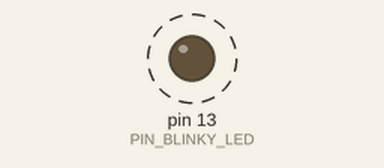
This sketch was run on a simulated Arduino Uno, built with avr-gcc and run on an emulated ATmega328P. Shown: output pins drawn as LEDs (lit = HIGH). Dashed ring = blinking. The local clock reads 2024-03-15 10:24:30 at power-on unless the sketch sets it; what the sketch prints to the serial monitor is not drawn.

Above: at 0.5 s.
Timing chart, 0 to 3.0 s (numbered marks = the images above):
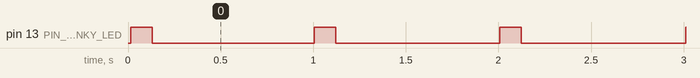

The sketch:

02_rtc.ino
```cpp
#include <LedControl.h>
#include <Wire.h>
#include <RtcDS1307.h>
#include <Servo.h>
#include <EEPROM.h>

// example RTC code modified from :
// https://github.com/Makuna/Rtc/blob/master/examples/DS1307_Simple/DS1307_Simple.ino

// Pin 13 has an LED connected on most Arduino boards, including this clock
#define PIN_BLINKY_LED    13

// System constants
#define LOOP_PERIOD       10
#define COLON_BLINK_TIME (100 / LOOP_PERIOD)

// RTC setup.  We use a DS1307+ RTC
RtcDS1307<TwoWire> Rtc(Wire);

// Maps the day IDs 0-6 to human readable day strings starting with Sunday == 0.
const char *DayOfWeekString(int DoW) {
  switch (DoW) {
  case 0:
    return "Sun";
  case 1:
    return "Mon";
  case 2:
    return "Tue";
  case 3:
    return "Wed";
  case 4:
    return "Thu";
  case 5:
    return "Fri";
  case 6:
    return "Sat";
  default:
    return "---";
  }
}


// Formats and prints the given time to the UART.
void PrintTime(const RtcDateTime *time) {
  uint8_t hour = time->Hour();
  // handle 12-hour time silliness
  boolean pm = false;
  if (hour == 0) {
    hour = 12;
  } else if (hour > 12) {
    hour -= 12;
    pm = true;
  }
  uint8_t minute = time->Minute();
  uint8_t second = time->Second();

  // format a descriptive time/date output with DOW and 12-hour format
  Serial.print(DayOfWeekString(time->DayOfWeek()));
  Serial.print(" ");
  Serial.print(time->Year(), DEC);
  Serial.print("-");
  Serial.print(time->Month(), DEC);
  Serial.print("-");
  Serial.print(time->Day(), DEC);
  Serial.print(" ");
  Serial.print(hour, DEC);
  Serial.print(":");
  if (minute < 10) {
    Serial.print("0");
  }
  Serial.print(minute, DEC);
  Serial.print(":");
  if (second < 10) {
    Serial.print("0");
  }
  Serial.print(second, DEC);
  if (pm) {
    Serial.print(" pm");
  } else {
    Serial.print(" am");
  }
  Serial.println("");
}


// The Arduino setup routine runs once when you press reset:
void setup() {
  // initialize the digital pin as an output.
  pinMode(PIN_BLINKY_LED, OUTPUT);

  // setup setial port
  Serial.begin(115200);

  // Start the I2C interface
  Wire.begin();
  Rtc.Begin();

  // Setup and check the time on the RTC clock
  RtcDateTime time_compiled = RtcDateTime(__DATE__, __TIME__);
  if (!Rtc.IsDateTimeValid()) {
    if (Rtc.LastError() != 0) {
      // we have a communications error
      // see https://www.arduino.cc/en/Reference/WireEndTransmission for
      // what the number means
      Serial.print("RTC communications error = ");
      Serial.println(Rtc.LastError());
    } else {
      // Common Causes:
      //    1) first time you ran and the device wasn't running yet
      //    2) the battery on the device is low or even missing

      Serial.println("RTC lost confidence in the DateTime!");
      // following line sets the RTC to the date & time this sketch was compiled
      // it will also reset the valid flag internally unless the Rtc device is
      // having an issue

      Rtc.SetDateTime(time_compiled);
    }
  }

  if (!Rtc.GetIsRunning()) {
    Serial.println("RTC was not actively running, starting now");
    Rtc.SetIsRunning(true);
  }

  Serial.print("Compile time=");
  Serial.print(uint32_t(time_compiled), DEC);
  Serial.print(" :");
  PrintTime(&time_compiled);

  RtcDateTime time_now = Rtc.GetDateTime();
  Serial.print("    RTC time=");
  Serial.print(uint32_t(time_now), DEC);
  Serial.print(" :");
  PrintTime(&time_now);

  // figure out if we should keep the RTC time or take the compiled time
  if (uint32_t(time_now) < uint32_t(time_compiled)) {
    Serial.println("RTC is older than compile time!  (Updating DateTime)");
    Rtc.SetDateTime(time_compiled);
  } else if (uint32_t(time_now) > uint32_t(time_compiled)) {
    Serial.println("RTC is newer than compile time. (this is expected)");
  } else if (uint32_t(time_now) == uint32_t(time_compiled)) {
    Serial.println(
        "RTC is the same as compile time! (not expected but all is fine)");
  }
  // uncomment this line to force the RTC to take the compiled time
  //Rtc.SetDateTime(time_compiled);

  // disable the square wave output
  Rtc.SetSquareWavePin(DS1307SquareWaveOut_Low);
}


// State used in the loop, which must be global because of the way arduino
// exposes the loop() function. Rather than declaring this on the stack in main
// we make it global so the values persist between loop iterations.
uint8_t second_old = 0;
uint16_t colon_blink_counter = 0;

// Arduino provides a main() function that will repeatedly call loop() in a loop
// as fast as possible. We can fill loop() with code that we want to run
// periodically, and then provide rate limiting so that it runs at a regular
// period.
void loop() {
  // Check for display brightness updates, and commit changes to EEPROM.
  RtcDateTime now = Rtc.GetDateTime();

  // Check the time, and whenever a second has passed, blink the colon and
  // ensure the time is up to date.
  if (now.Second() != second_old) {
    PrintTime(&now);
    colon_blink_counter = COLON_BLINK_TIME;
  }
  second_old = now.Second();

  // Count down some number of loop ticks before turning the colon back off.
  // It's turned back on every second by the code above.
  if (colon_blink_counter > 0) {
    digitalWrite(PIN_BLINKY_LED, HIGH);
    colon_blink_counter--;
  } else {
    digitalWrite(PIN_BLINKY_LED, LOW);
  }
  // Rate limit the loop
  delay(LOOP_PERIOD);
}
```

Measured:
- by itself, pin 13 (PIN_BLINKY_LED): alternates HIGH for 0.11 s and LOW for 0.89 s
